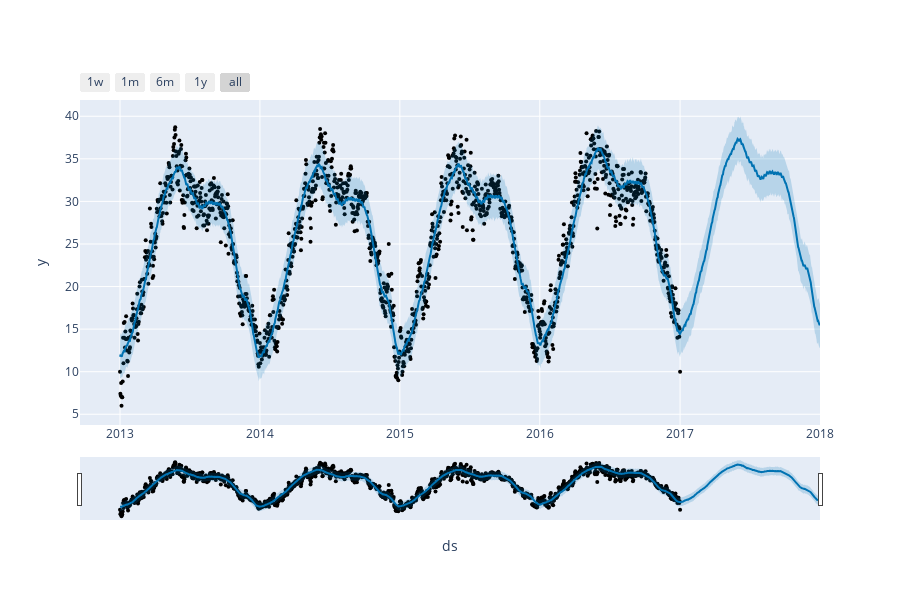

The cell this chart's notebook holds for it:
### Code cell
from prophet import Prophet
from prophet.plot import plot_plotly, plot_components_plotly
model = Prophet()
model.fit(forecast_data)
forecasts = model.make_future_dataframe(periods=365)
predictions = model.predict(forecasts)
plot_plotly(model,predictions)

### Figure 1 — Plotly figure (JSON) as saved in the notebook; plotly's stock layout.template omitted (floating-point values rounded to 4 significant figures; data arrays with more than 128 entries replaced by an {"elided": "..."} marker saying what was removed)
{"data": [{"marker": {"color": "black", "size": 4}, "mode": "markers", "name": "Actual", "type": "scatter", "x": {"elided": "1462 str values"}, "y": {"elided": "1462 float values"}}, {"hoverinfo": "skip", "line": {"width": 0}, "mode": "lines", "type": "scatter", "x": {"elided": "1827 str values"}, "y": {"elided": "1827 float values"}}, {"fill": "tonexty", "fillcolor": "rgba(0, 114, 178, 0.2)", "line": {"color": "#0072B2", "width": 2}, "mode": "lines", "name": "Predicted", "type": "scatter", "x": {"elided": "1827 str values"}, "y": {"elided": "1827 float values"}}, {"fill": "tonexty", "fillcolor": "rgba(0, 114, 178, 0.2)", "hoverinfo": "skip", "line": {"width": 0}, "mode": "lines", "type": "scatter", "x": {"elided": "1827 str values"}, "y": {"elided": "1827 float values"}}], "layout": {"height": 600, "showlegend": false, "width": 900, "xaxis": {"rangeselector": {"buttons": [{"count": 7, "label": "1w", "step": "day", "stepmode": "backward"}, {"count": 1, "label": "1m", "step": "month", "stepmode": "backward"}, {"count": 6, "label": "6m", "step": "month", "stepmode": "backward"}, {"count": 1, "label": "1y", "step": "year", "stepmode": "backward"}, {"step": "all"}]}, "rangeslider": {"visible": true}, "title": {"text": "ds"}, "type": "date"}, "yaxis": {"title": {"text": "y"}}}}
